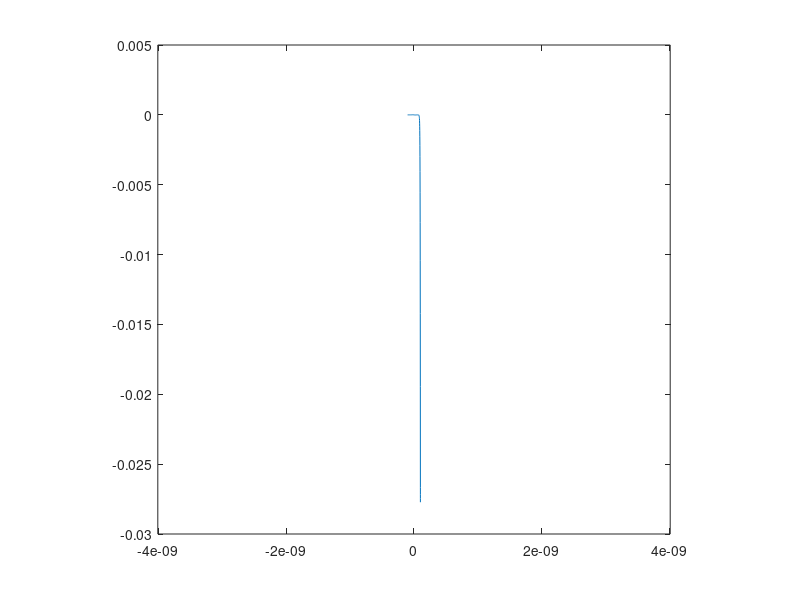

Write the MATLAB code that produced this figure.
function Quantum_oscill
% Solve the schrodinger equation for a quantum oscillator


% set some parameters
global V0 a hbar m E
V0= 50;
a=1.e-11; % m
hbar=197*1e-9; % hbar-c
m=0.511*1e6; % eV/c2
E=413; % eV Energy level


% set initial conditions (ie at Xstart)

psi0 = 0;
psip0 = 1;
Y0 = [psi0; psip0]; % pack the i.c. into a column vector

% set the space interval for solving  -10a < x < 10a
Xstart=-10*a;
Xend = 10*a;


% solve the ODE
[x, Pout] = ode45(@schrodinger, [Xstart, Xend], Y0);
psi = Pout(:,1);

% make some nice plots

plot(x, psi)
xlim([-5*a,5*a])

end

function rate=schrodinger(x, V)
% The time-independent Schrodinger Equation
global V0 a hbar m E

% unpack
    psi = V(1);
    psip = V(2);
        
        
    % compute rates
    dpsi = psip;
    dpsip = -(2*m/hbar^2)*(E - V0*(x^2/a^2))*psi;
        
    % pack rates into column vector
    rate = [dpsi; dpsip];
end